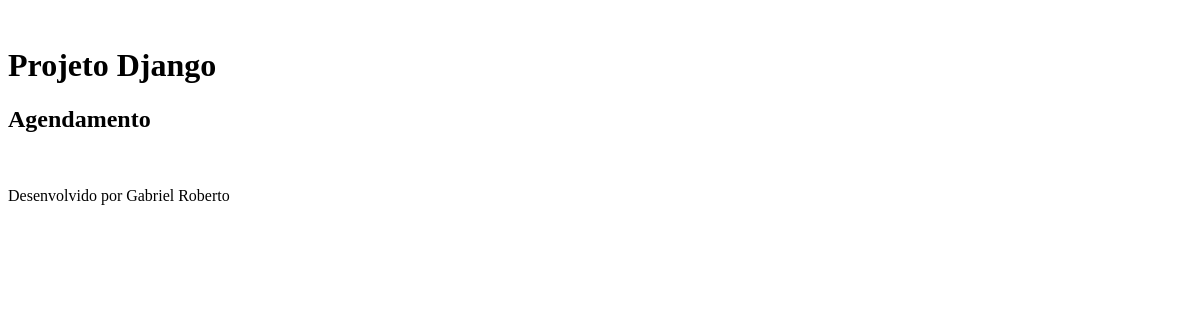
Before: /DjangoProjeto/ with the older database file.
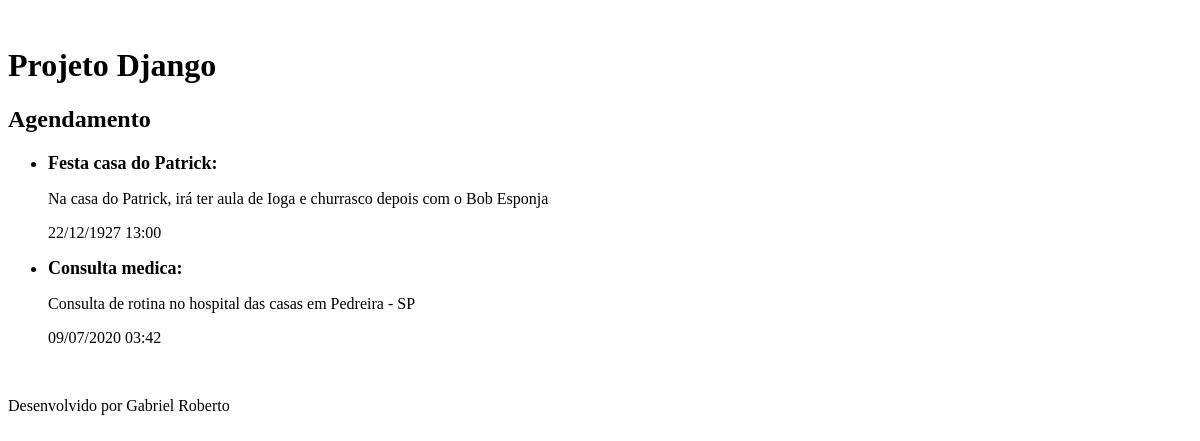
After: the same page with the newer database file.
### app/models.py (models this page shows, shortened)
class Evento(models.Model):
    titulo = models.CharField(max_length=100)
    descricao = models.TextField(blank=True, null=True)
    data_evento = models.DateTimeField(verbose_name='Data do Evento')
    data_criacao = models.DateTimeField(auto_now=True)
    texto = models.TextField(blank=True, null=True)
    Usuario = models.ForeignKey(User, on_delete=models.CASCADE)
    class Meta:
        db_table = 'Evento'
    def pegando_data_convertida(self):
        return self.data_evento.strftime('%d/%m/%Y  %H:%M')

### app/views.py (the view)
# urls.py: path('DjangoProjeto/', views.ListaEventos),
def ListaEventos(request):
    event = Evento.objects.all() #filter(Usuario=utilizador)
    dados = {'eventos': event}
    return render(request, 'DjangoProjeto.html', dados)

### app/templates/DjangoProjeto.html (shortened to what this page needs)
{% extends "modelPage.html" %}
{% block content %}
        <h2>Agendamento</h2>
        <ul>
            {% for evento in eventos %}
            <li style="font-size: 18px"><b>{{ evento.titulo }}:</b></li>
            <p>{{ evento.descricao }}</p>
            <p>{{ evento.pegando_data_convertida }}</p>
            {% endfor %}
        </ul>
{% endblock %}

Changed rows visible on the page:
added Evento: titulo "Festa casa do Patrick", descricao "Na casa do Patrick, irá ter aula de Ioga e churrasco depois com o Bob Esponja", pegando_data_convertida "22/12/1927 13:00"
added Evento: titulo "Consulta medica", descricao "Consulta de rotina no hospital das casas em Pedreira - SP", pegando_data_convertida "09/07/2020 03:42"
